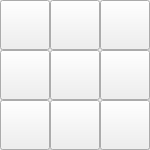
   <widget class="QGroupBox" name="Board7">
    <property name="geometry">
     <rect>
      <x>400</x>
      <y>380</y>
      <width>150</width>
      <height>150</height>
     </rect>
    </property>
    <property name="font">
     <font>
      <pointsize>20</pointsize>
      <bold>true</bold>
     </font>
    </property>
    <property name="title">
     <string/>
    </property>
    <widget class="QPushButton" name="pushButton_70">
     <property name="geometry">
      <rect>
       <x>0</x>
       <y>0</y>
       <width>50</width>
       <height>50</height>
      </rect>
     </property>
     <property name="font">
      <font>
       <pointsize>20</pointsize>
       <bold>true</bold>
      </font>
     </property>
     <property name="text">
      <string/>
     </property>
    </widget>
    <widget class="QPushButton" name="pushButton_71">
     <property name="geometry">
      <rect>
       <x>50</x>
       <y>0</y>
       <width>50</width>
       <height>50</height>
      </rect>
     </property>
     <property name="font">
      <font>
       <pointsize>20</pointsize>
       <bold>true</bold>
      </font>
     </property>
     <property name="text">
      <string/>
     </property>
    </widget>
    <widget class="QPushButton" name="pushButton_72">
     <property name="geometry">
      <rect>
       <x>100</x>
       <y>0</y>
       <width>50</width>
       <height>50</height>
      </rect>
     </property>
     <property name="font">
      <font>
       <pointsize>20</pointsize>
       <bold>true</bold>
      </font>
     </property>
     <property name="text">
      <string/>
     </property>
    </widget>
    <widget class="QPushButton" name="pushButton_73">
     <property name="geometry">
      <rect>
       <x>0</x>
       <y>50</y>
       <width>50</width>
       <height>50</height>
      </rect>
     </property>
     <property name="font">
      <font>
       <pointsize>20</pointsize>
       <bold>true</bold>
      </font>
     </property>
     <property name="text">
      <string/>
     </property>
    </widget>
    <widget class="QPushButton" name="pushButton_74">
     <property name="geometry">
      <rect>
       <x>50</x>
       <y>50</y>
       <width>50</width>
       <height>50</height>
      </rect>
     </property>
     <property name="font">
      <font>
       <pointsize>20</pointsize>
       <bold>true</bold>
      </font>
     </property>
     <property name="text">
      <string/>
     </property>
    </widget>
    <widget class="QPushButton" name="pushButton_75">
     <property name="geometry">
      <rect>
       <x>100</x>
       <y>50</y>
       <width>50</width>
       <height>50</height>
      </rect>
     </property>
     <property name="font">
      <font>
       <pointsize>20</pointsize>
       <bold>true</bold>
      </font>
     </property>
     <property name="text">
      <string/>
     </property>
    </widget>
    <widget class="QPushButton" name="pushButton_76">
     <property name="geometry">
      <rect>
       <x>0</x>
       <y>100</y>
       <width>50</width>
       <height>50</height>
      </rect>
     </property>
     <property name="font">
      <font>
       <pointsize>20</pointsize>
       <bold>true</bold>
      </font>
     </property>
     <property name="text">
      <string/>
     </property>
    </widget>
    <widget class="QPushButton" name="pushButton_77">
     <property name="geometry">
      <rect>
       <x>50</x>
       <y>100</y>
       <width>50</width>
       <height>50</height>
      </rect>
     </property>
     <property name="font">
      <font>
       <pointsize>20</pointsize>
       <bold>true</bold>
      </font>
     </property>
     <property name="text">
      <string/>
     </property>
    </widget>
    <widget class="QPushButton" name="pushButton_78">
     <property name="geometry">
      <rect>
       <x>100</x>
       <y>100</y>
       <width>50</width>
       <height>50</height>
      </rect>
     </property>
     <property name="font">
      <font>
       <pointsize>20</pointsize>
       <bold>true</bold>
      </font>
     </property>
     <property name="text">
      <string/>
     </property>
    </widget>
    <widget class="QLabel" name="winB_7">
     <property name="geometry">
      <rect>
       <x>0</x>
       <y>0</y>
       <width>150</width>
       <height>151</height>
      </rect>
     </property>
     <property name="font">
      <font>
       <pointsize>110</pointsize>
       <bold>false</bold>
      </font>
     </property>
     <property name="styleSheet">
      <string notr="true">color: rgb(51, 143, 255);</string>
     </property>
     <property name="text">
      <string/>
     </property>
     <property name="alignment">
      <set>Qt::AlignmentFlag::AlignCenter</set>
     </property>
    </widget>
   </widget>
